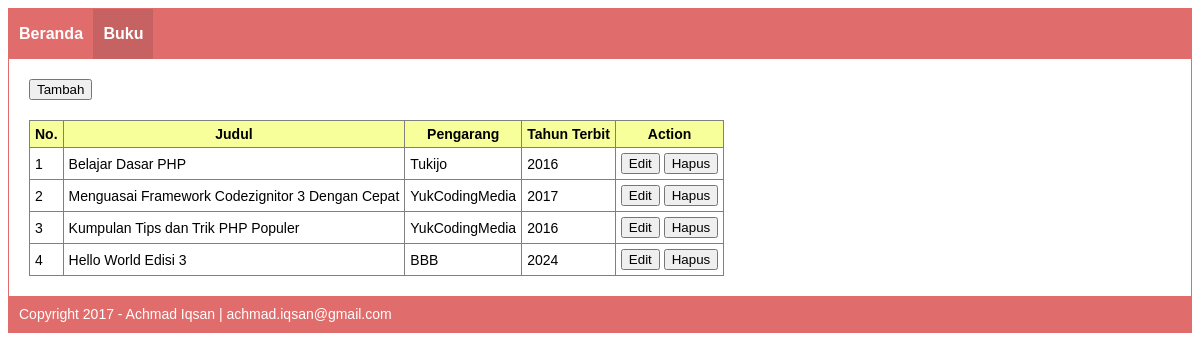
The app's page /index.php/buku with its own data.
### tables this page shows
CREATE TABLE `tb_buku` (
  `id_buku` int(5) NOT NULL,
  `judul` varchar(200) NOT NULL,
  `pengarang` varchar(100) NOT NULL,
  `tahun_terbit` int(4) NOT NULL
);

### application/controllers/Buku.php (called while the page is built, shortened)
<?php
class Buku extends CI_Controller {
	public function __construct()
	{
		$this->load->model('Buku_m','Buku');
	}
	public function index()
	{
		$query = $this->Buku->get();
		$data['header'] = 'Tampil Data Buku';
		$data['buku'] = $query->result();
		$this->load->view('_header', $data);
		$this->load->view('buku_tampil');
		$this->load->view('_footer');
	}
}

### index.php (called while the page is built, shortened)
<?php
require_once BASEPATH.'core/CodeIgniter.php';

### application/models/Buku_m.php (called while the page is built, shortened)
<?php
class Buku_m extends CI_Model
{
	public function get($id = null)
	{
		$this->db->select('*');
		$this->db->from('tb_buku');
		$query = $this->db->get();
		return $query;
	}
}
 ?>

### application/views/buku_tampil.php (the view, shortened to what this page needs)
<div style="margin-bottom: 20px;">
	<a href="<?= site_url('buku/add') ?>"><button class="btn">Tambah</button></a>
</div>
<table class="data" border="1">
	<tr>
		<th>No.</th>
		<th>Judul</th>
		<th>Pengarang</th>
		<th>Tahun Terbit</th>
		<th>Action</th>
	</tr>
	<?php
	$no = 1;
		foreach ($buku as $b => $row) {
	?>
		<tr>
			<td><?= $no++?></td>
			<td><?= $row->judul ?></td>
			<td><?= $row->pengarang ?></td>
			<td><?= $row->tahun_terbit ?></td>
			<td>
				<a href="<?= site_url('buku/edit/'.$row->id_buku); ?>"><button class="btn">Edit</button></a>
				<a href="<?= site_url('buku/del/'.$row->id_buku); ?>" onclick="return confirm('Yakin Akan menghapus Data ?!!')"><button class="btn">Hapus</button></a>
			</td>
		</tr>
	<?php
		}
	?>
</table>

### application/views/_header.php (shortened to what this page needs)
<!DOCTYPE html>
<html>
<head>
</head>
<body>
	<div class="container">
		<div class="menu">
			<ul>
				<li class="<?= $this->uri->segment(1) == 'home' ? 'active' : null; ?>">
					<a href="<?= site_url('home') ?>">Beranda</a>
				</li>
				<li class="<?= $this->uri->segment(1) == 'buku' ? 'active' : null; ?>">
					<a href="<?= site_url('buku') ?>">Buku</a>
				</li>
			</ul>
		</div>
		<div class="wrapper">

### application/views/_footer.php
		</div>
		<div class="footer">
			Copyright 2017 - Achmad Iqsan | achmad.iqsan@gmail.com
		</div>
	</div>
</body>
</html>

### application/views/_header.php (style rules this page uses)
body { font-family: sans-serif, arial; font-size: 14px; }
.container { border: 1px solid #e16c6c; }
.wrapper { padding:20px; }
.menu { background-color: #e16c6c; font-size: 16px; font-weight: bold; }
.menu ul { list-style: none; margin: 0; padding: 0 0 0 4px; }
.menu ul li { display: inline-table; margin-left: -4px; }
.menu ul li.active { background-color: #c66262; }
.menu ul li a { display: block; text-decoration: none; line-height: 50px; padding: 0 10px; color: #FFFFFF; }
.footer { background-color: #e16c6c; color: #fff; padding: 10px; }
table.data { border-collapse: collapse; }
table.data th { background-color: #f7ff9b; }
table.data th, table.data td { padding: 5px; }
.btn { cursor:pointer; }

### records on screen
tb_buku: judul "Belajar Dasar PHP", pengarang "Tukijo", tahun_terbit "2016"
tb_buku: judul "Menguasai Framework Codezignitor 3 Dengan Cepat", pengarang "YukCodingMedia", tahun_terbit "2017"
tb_buku: judul "Kumpulan Tips dan Trik PHP Populer", pengarang "YukCodingMedia", tahun_terbit "2016"
tb_buku: judul "Hello World Edisi 3", pengarang "BBB", tahun_terbit "2024"
